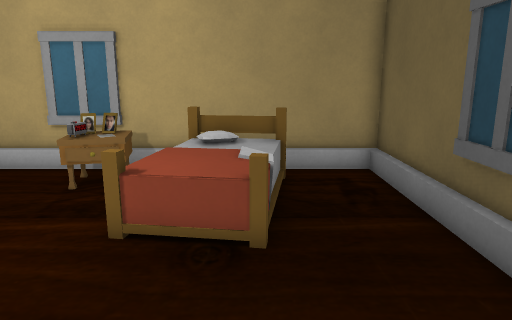
View 1 (above)

18 first-person views from a walk through a 3-D level made in the Godot game engine. The camera is 1.4 m above the floor, tilts 12° down and sees 70° across. The floor is counted in squares, 0.5 m on a side. Each view is taken from the middle of a square. On the plan, view 1 faces up. The plan holds only what a view shows up to about 20 squares ahead; the rest is blank. Some surface patterns are stand-ins.

View 2
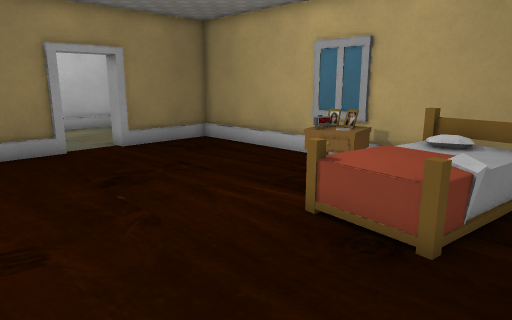

View 3
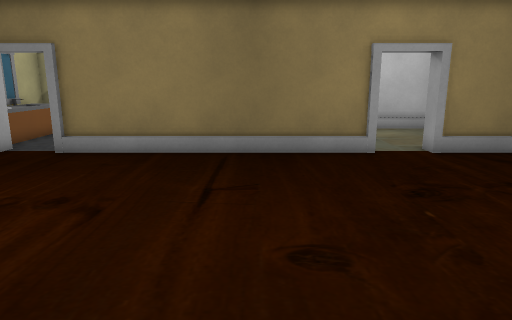

View 4
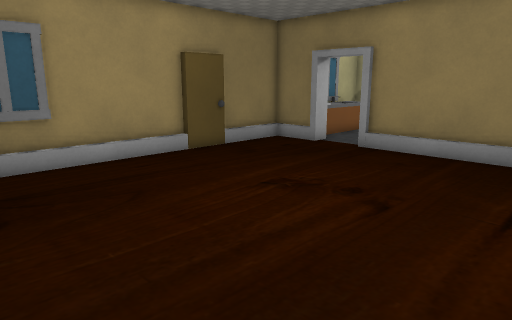

View 5
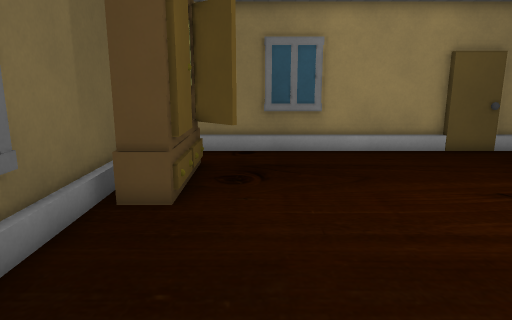

View 6
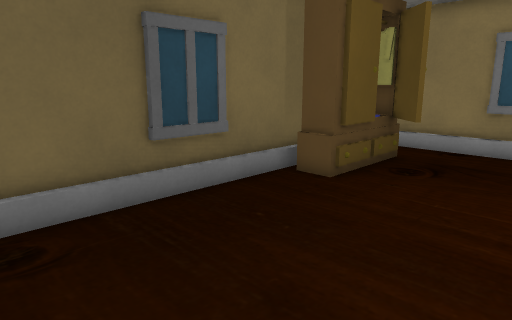

View 7
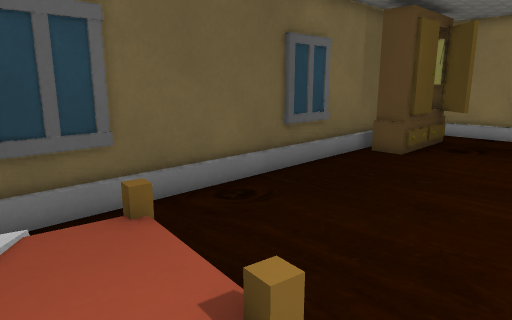

View 8
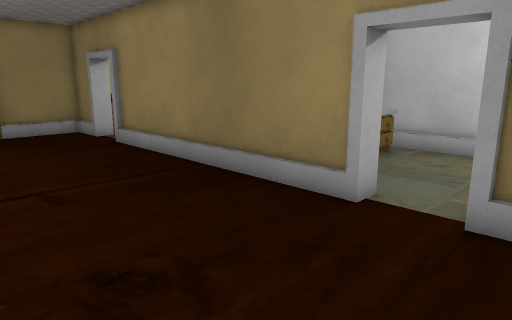

View 9
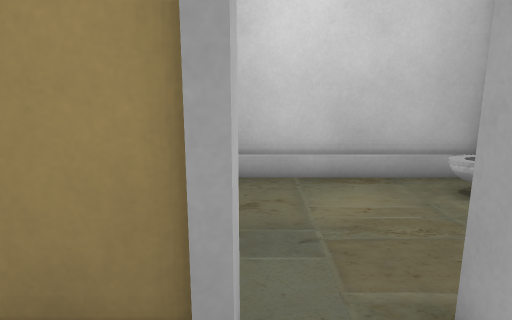

View 10
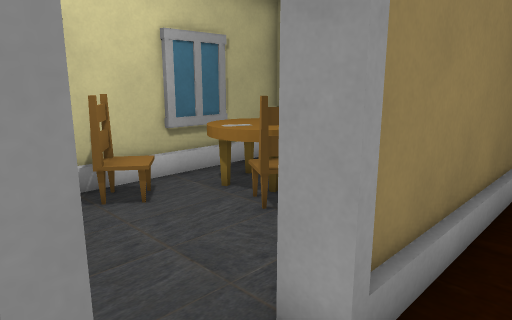

View 11
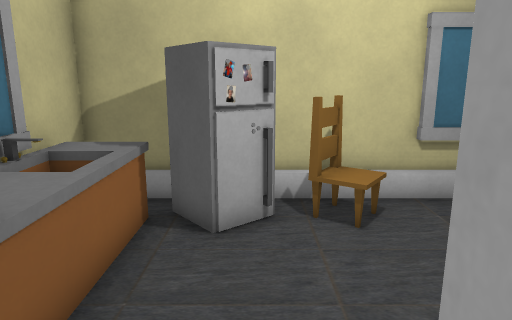

View 12
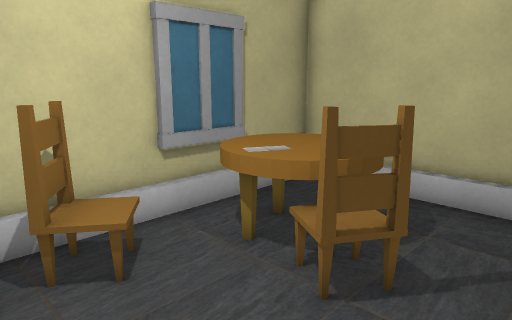

View 13
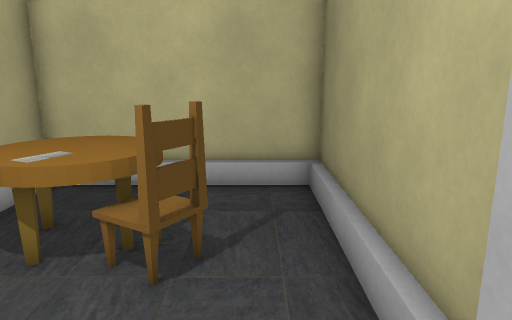

View 14
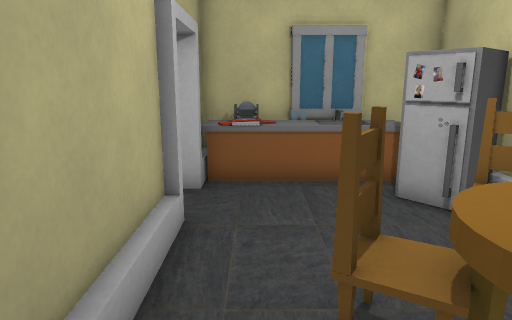

View 15
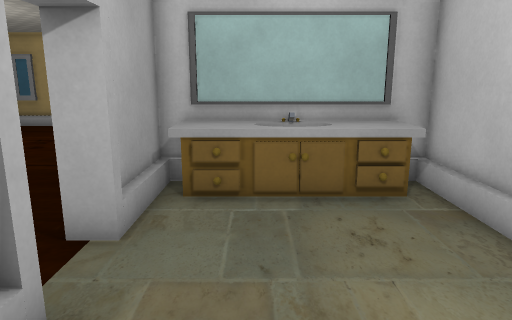

View 16
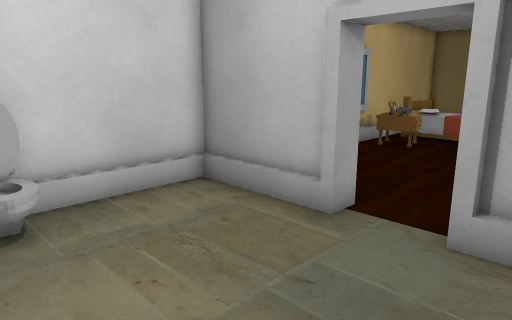

View 17
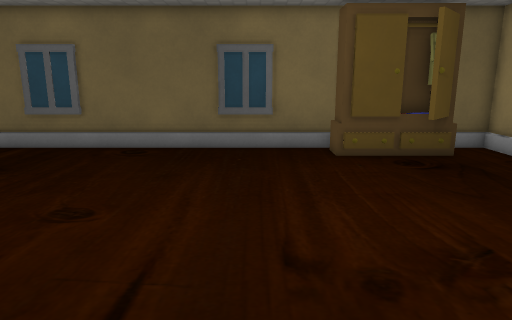

View 18
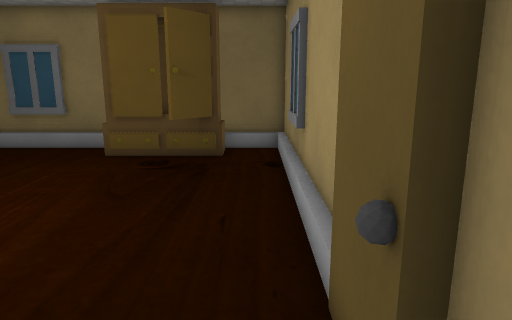

### Floor plan
Key: @ floor where view 1 was taken; # wall or solid block; . floor; D closed door; = window, fence, low wall or low ledge; ^ raised ledge; N nightstand; B bed; R dresser; T toilet; A table; C chair; F fridge; O other object.
Columns run from 22 left of view 1 to 4 right of it. Each row starts with its distance up from view 1.
 12 # T################^^^^####
 11 #.TT....#  .....=#N ^B#B..#
 10 #.O.....#   .....NN^   ...#
  9 #.......#  ......NN =  .. #
  8 #.......#.......... BBB.. #
  7 #.......#..........BBB ...#
  6 #..................BBBB...#
  5 #.......#.................#
  4 #.......#.................#
  3 #.=...=.#.................#
  2 #^^^^^^^#.................#
  1 ^^^^^#^^# ................#
  0 ######### ............@...#
 -1 #.......#.................#
 -2 #.AA ...#.................#
 -3 #AAAA...#.................#
 -4 #AAAAC..#.................#
 -5 #.AAAC..#.................#
 -6 #.......#...............RR#
 -7 #CO.....#...............R =
 -8 ^^C.....#...............RR=
 -9 #FF....................RRR=
-10 # F....................RRR=
-11 ^F^^^^^^#...............RR#
-12 ^^^^^^^^#.................#
-13 ^^^OOO^^####DDD############

Where each view was taken, in squares from view 1:
view 1: 0 up, 0 right, facing up
view 2: 0 up, 2 right, facing up-left
view 3: 0 up, 1 right, facing left
view 4: 0 up, 1 right, facing down-left
view 5: 2 up, 0 right, facing down
view 6: 3 up, 4 left, facing down-right
view 7: 8 up, 4 left, facing down-right
view 8: 9 up, 6 left, facing down-left
view 9: 5 up, 11 left, facing left
view 10: 11 down, 12 left, facing up-left
view 11: 9 down, 13 left, facing left
view 12: 9 down, 15 left, facing up-left
view 13: 10 down, 16 left, facing up
view 14: 1 down, 16 left, facing down
view 15: 11 up, 17 left, facing down
view 16: 3 up, 21 left, facing up-right
view 17: 3 down, 12 left, facing right
view 18: 12 down, 12 left, facing right
